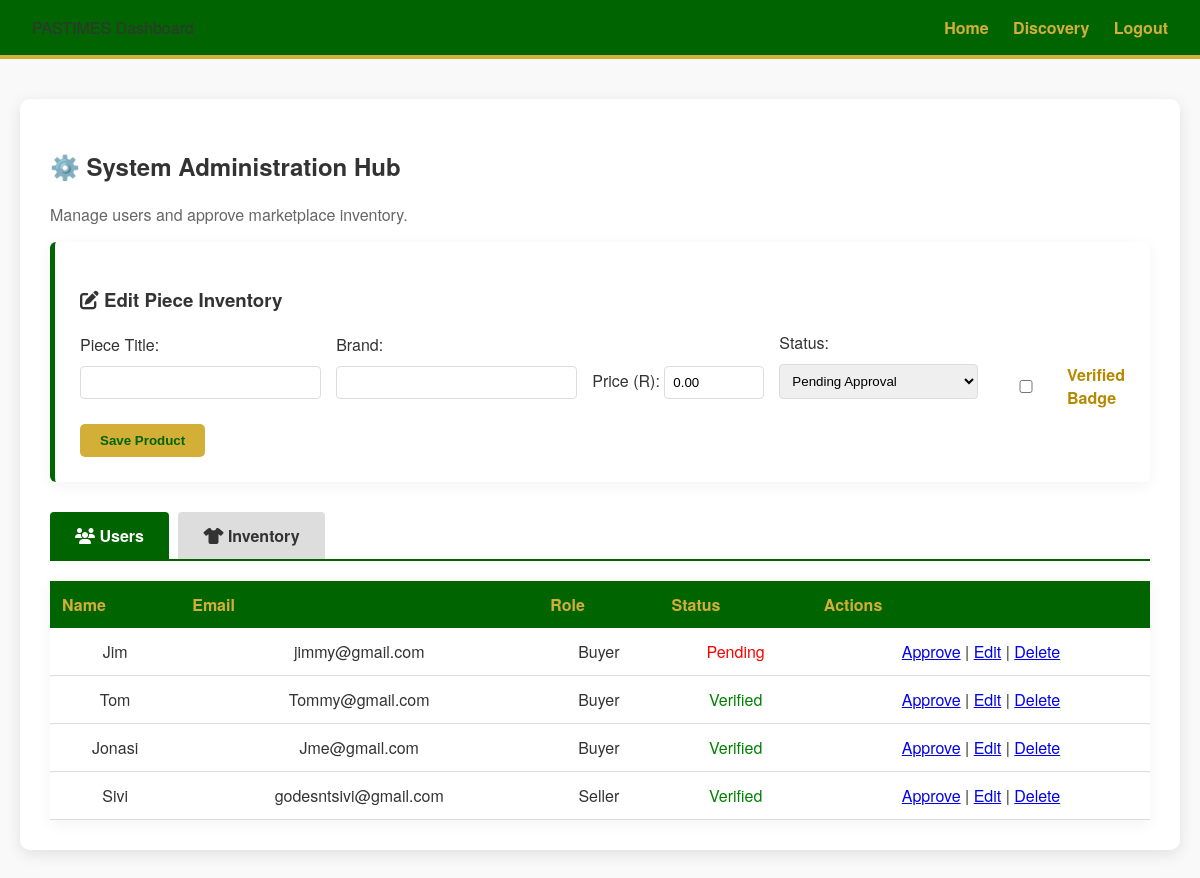
Screenshot of /admin.php?edit_product=10 with the database file from the repository.
### tables this page shows
CREATE TABLE `product` (
  `productId` int(11) NOT NULL,
  `itemName` varchar(255) NOT NULL,
  `userId` int(11) DEFAULT NULL,
  `brand` varchar(100) NOT NULL,
  `price` decimal(10,2) NOT NULL,
  `condition_score` int(11) DEFAULT NULL CHECK (`condition_score` between 1 and 5),
  `description` text DEFAULT NULL,
  `imagePath` varchar(255) NOT NULL,
  `isApproved` tinyint(1) DEFAULT 0,
  `size` varchar(50) DEFAULT NULL,
  `material` varchar(50) DEFAULT NULL,
  `color` varchar(50) DEFAULT NULL,
  `status` enum('Available','Sold') DEFAULT 'Available',
  `datePosted` timestamp NOT NULL DEFAULT current_timestamp(),
  `isVerified` int(11) DEFAULT 0
);

CREATE TABLE `user` (
  `userId` int(11) NOT NULL,
  `userName` varchar(100) DEFAULT NULL,
  `userEmail` varchar(100) DEFAULT NULL,
  `password` varchar(255) DEFAULT NULL,
  `role` enum('Buyer','Seller','Admin') DEFAULT NULL,
  `isVerified` tinyint(1) DEFAULT 0
);

### admin.php (the view, shortened to what this page needs)
<?php
include 'DBConn.php';
$currentTab = $_GET['tab'] ?? 'users';
$userResult = mysqli_query($conn, "SELECT * FROM `user` ORDER BY isVerified ASC, userId DESC");
$editProduct = null;
if (isset($_GET['edit_product'])) {
    $editId = intval($_GET['edit_product']);
    $editProduct = mysqli_fetch_assoc(mysqli_query($conn, "SELECT * FROM product WHERE productId = $editId"));
}
?>
<!DOCTYPE html>
<html lang="en">
<head>
    <link rel="stylesheet" href="style.css">
    <link rel="stylesheet" href="https://cdnjs.cloudflare.com/ajax/libs/font-awesome/6.4.0/css/all.min.css">
</head>
<body>
    <nav>
        <div class="logo">PASTIMES Dashboard</div>
        <div>
            <a href="index.php">Home</a>
            <a href="discovery.php">Discovery</a>
            <a href="logout.php">Logout</a>
        </div>
    </nav>
    <div class="container" style="max-width: 1100px; margin-top: 40px;">
        <h2>⚙️ System Administration Hub</h2>
        <p style="color: #666;">Manage users and approve marketplace inventory.</p>
        <?php if ($editProduct): ?>
        <div class="form-card">
            <h3><i class="fas fa-edit"></i> Edit Piece Inventory</h3>
            <form method="POST" style="display: flex; flex-wrap: wrap; gap: 15px; align-items: flex-end;">
                <div style="flex: 1; min-width: 200px;">
                    <label>Piece Title:</label>
                    <input type="text" name="item_name"
                        value="<?php echo htmlspecialchars($editProduct['itemName']); ?>" required
                        style="width:100%; padding:8px;">
                </div>
                <div style="flex: 1; min-width: 150px;">
                    <label>Brand:</label>
                    <input type="text" name="brand" value="<?php echo htmlspecialchars($editProduct['brand']); ?>"
                        required style="width:100%; padding:8px;">
                </div>
                <div>
                    <label>Price (R):</label>
                    <input type="number" step="0.01" name="price" value="<?php echo $editProduct['price']; ?>" required
                        style="width:100px; padding:8px;">
                </div>
                <div>
                    <label>Status:</label>
                    <select name="status" style="padding:8px;">
                        <option value="Pending Approval"
                            <?php if($editProduct['status']=='Pending Approval') echo 'selected'; ?>>Pending Approval
                        </option>
                    </select>
                </div>
                <div style="display: flex; align-items: center; gap: 8px;">
                    <input type="checkbox" name="is_verified" id="is_verified" value="1"
                        <?php if(($editProduct['isVerified'] ?? 0) == 1) echo 'checked'; ?>>
                    <label for="is_verified" style="font-weight: bold; color: #b58900;">Verified Badge</label>
                </div>
                <button type="submit" name="update_product" class="btn-gold" style="padding:9px 20px;">Save
                    Product</button>
            </form>
        </div>
        <?php endif; ?>
        <div style="margin-top: 30px; border-bottom: 2px solid var(--pastimes-green, #006400);">
            <a href="admin.php?tab=users" class="tab-btn <?php echo ($currentTab == 'users') ? 'active' : ''; ?>"><i
                    class="fas fa-users"></i> Users</a>
            <a href="admin.php?tab=products"
                class="tab-btn <?php echo ($currentTab == 'products') ? 'active' : ''; ?>"><i class="fas fa-tshirt"></i>
                Inventory</a>
        </div>
        <?php if ($currentTab == 'users'): ?>
        <table
            style="width: 100%; border-collapse: collapse; background: white; box-shadow: 0 4px 15px rgba(0,0,0,0.05);">
            <thead style="background: #f4f4f4;">
                <tr>
                    <th style="padding: 12px; text-align: left;">Name</th>
                    <th style="padding: 12px; text-align: left;">Email</th>
                    <th style="padding: 12px; text-align: left;">Role</th>
                    <th style="padding: 12px; text-align: left;">Status</th>
                    <th style="padding: 12px; text-align: left;">Actions</th>
                </tr>
            </thead>
            <tbody>
                <?php while ($row = mysqli_fetch_assoc($userResult)): ?>
                <tr style="border-bottom: 1px solid #ddd;">
                    <td style="padding: 12px;"><?php echo htmlspecialchars($row['userName']); ?></td>
                    <td style="padding: 12px;"><?php echo htmlspecialchars($row['userEmail']); ?></td>
                    <td style="padding: 12px;"><?php echo htmlspecialchars($row['role']); ?></td>
                    <td style="padding: 12px;">
                        <?php echo $row['isVerified'] ? '<span style="color:green;">Verified</span>' : '<span style="color:red;">Pending</span>'; ?>
                    </td>
                    <td style="padding: 12px;">
                        <a href="admin.php?approve_user=<?php echo $row['userId']; ?>">Approve</a> |
                        <a href="admin.php?edit_user=<?php echo $row['userId']; ?>">Edit</a> |
                        <a href="admin.php?delete_user=<?php echo $row['userId']; ?>"
                            onclick="return confirm('Are you sure?')">Delete</a>
                    </td>
                </tr>
                <?php endwhile; ?>
            </tbody>
        </table>
        <?php endif; ?>
    </div>
</body>
</html>

### style.css (style rules this page uses)
:root { --pastimes-green: #006400; --pastimes-gold: #D4AF37; --white: #ffffff; --light-grey: #f9f9f9; }
body { font-family: 'Helvetica Neue', Arial, sans-serif; margin: 0; background-color: var(--light-grey); color: #333; }
nav { background-color: var(--pastimes-green); padding: 1rem 2rem; display: flex; justify-content: space-between; align-items: center; border-bottom: 4px solid var(--pastimes-gold); }
nav a { color: var(--pastimes-gold); text-decoration: none; font-weight: bold; margin-left: 20px; }
.btn-gold { background-color: var(--pastimes-gold); color: var(--pastimes-green); padding: 10px 20px; border: none; border-radius: 5px; cursor: pointer; font-weight: bold; text-decoration: none; display: inline-block; }
.container { max-width: 800px; margin: 40px auto; background: white; padding: 30px; border-radius: 10px; box-shadow: 0 4px 15px rgba(0, 0, 0, 0.1); }
input, select, textarea { width: 100%; padding: 12px; margin: 10px 0; border: 1px solid #ddd; border-radius: 4px; box-sizing: border-box; }
table { width: 100%; border-collapse: collapse; margin-top: 20px; background: white; }
th { background-color: var(--pastimes-green); color: var(--pastimes-gold); padding: 12px; text-align: center; }
td { padding: 10px; border-bottom: 1px solid #ddd; text-align: center; }

### admin.php (style rules this page uses)
.tab-btn { padding: 12px 25px; font-weight: bold; cursor: pointer; border: none; background: #ddd; color: #333; border-radius: 4px 4px 0 0; margin-right: 5px; text-decoration: none; display: inline-block; }
.tab-btn.active { background: var(--pastimes-green, #006400); color: white; }
.form-card { background: #fff; padding: 25px; border-radius: 6px; box-shadow: 0 4px 15px rgba(0, 0, 0, 0.05); margin-bottom: 30px; color: #333; border-left: 5px solid var(--pastimes-green, #006400); }

### rows the page displays
product: price "0.00"
user: userName "Jim", userEmail "jimmy@gmail.com", role "Buyer", isVerified "Pending"
user: userName "Tom", userEmail "Tommy@gmail.com", role "Buyer", isVerified "Verified"
user: userName "Jonasi", userEmail "Jme@gmail.com", role "Buyer", isVerified "Verified"
user: userName "Sivi", userEmail "godesntsivi@gmail.com", role "Seller", isVerified "Verified"
